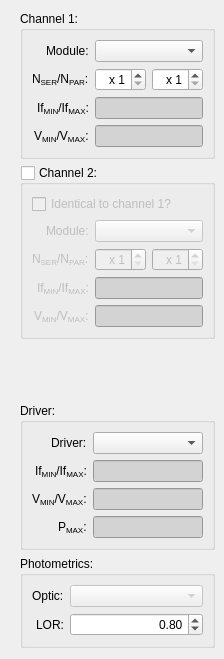
      <widget class="QWidget" name="splitterWidget_1" native="true">
       <property name="sizePolicy">
        <sizepolicy hsizetype="Fixed" vsizetype="Preferred">
         <horstretch>0</horstretch>
         <verstretch>0</verstretch>
        </sizepolicy>
       </property>
       <layout class="QVBoxLayout" name="verticalLayout">
        <property name="rightMargin">
         <number>0</number>
        </property>
        <item>
         <widget class="QWidget" name="widget_LEDs" native="true">
          <layout class="QVBoxLayout" name="verticalLayout_5">
           <property name="topMargin">
            <number>0</number>
           </property>
           <item>
            <widget class="QGroupBox" name="moduleGroupBox_1">
             <property name="title">
              <string>Channel 1:</string>
             </property>
             <layout class="QVBoxLayout" name="verticalLayout_6">
              <item>
               <layout class="QFormLayout" name="moduleFormLayout_1">
                <property name="labelAlignment">
                 <set>Qt::AlignRight|Qt::AlignTrailing|Qt::AlignVCenter</set>
                </property>
                <item row="0" column="0">
                 <widget class="QLabel" name="moduleLabel_1">
                  <property name="text">
                   <string>Module:</string>
                  </property>
                  <property name="buddy">
                   <cstring>moduleComboBox_1</cstring>
                  </property>
                 </widget>
                </item>
                <item row="0" column="1">
                 <widget class="QComboBox" name="moduleComboBox_1">
                  <property name="modelColumn">
                   <number>1</number>
                  </property>
                 </widget>
                </item>
                <item row="1" column="0">
                 <widget class="QLabel" name="n_seriesLabel_1">
                  <property name="text">
                   <string>&lt;html&gt;&lt;head/&gt;&lt;body&gt;&lt;p&gt;N&lt;span style=&quot; vertical-align:sub;&quot;&gt;SER&lt;/span&gt;/N&lt;span style=&quot; vertical-align:sub;&quot;&gt;PAR&lt;/span&gt;:&lt;/p&gt;&lt;/body&gt;&lt;/html&gt;</string>
                  </property>
                  <property name="buddy">
                   <cstring>n_seriesSpinBox_1</cstring>
                  </property>
                 </widget>
                </item>
                <item row="1" column="1">
                 <layout class="QHBoxLayout" name="horizontalLayout_3">
                  <item>
                   <widget class="QSpinBox" name="n_seriesSpinBox_1">
                    <property name="alignment">
                     <set>Qt::AlignRight|Qt::AlignTrailing|Qt::AlignVCenter</set>
                    </property>
                    <property name="correctionMode">
                     <enum>QAbstractSpinBox::CorrectToNearestValue</enum>
                    </property>
                    <property name="prefix">
                     <string>x </string>
                    </property>
                    <property name="minimum">
                     <number>1</number>
                    </property>
                    <property name="maximum">
                     <number>10</number>
                    </property>
                   </widget>
                  </item>
                  <item>
                   <widget class="QSpinBox" name="n_parallelSpinBox_1">
                    <property name="alignment">
                     <set>Qt::AlignRight|Qt::AlignTrailing|Qt::AlignVCenter</set>
                    </property>
                    <property name="correctionMode">
                     <enum>QAbstractSpinBox::CorrectToNearestValue</enum>
                    </property>
                    <property name="prefix">
                     <string>x </string>
                    </property>
                    <property name="minimum">
                     <number>1</number>
                    </property>
                    <property name="maximum">
                     <number>10</number>
                    </property>
                   </widget>
                  </item>
                 </layout>
                </item>
                <item row="2" column="0">
                 <widget class="QLabel" name="module_If_maxLabel_1">
                  <property name="text">
                   <string>&lt;html&gt;&lt;head/&gt;&lt;body&gt;&lt;p&gt;If&lt;span style=&quot; vertical-align:sub;&quot;&gt;MIN&lt;/span&gt;/If&lt;span style=&quot; vertical-align:sub;&quot;&gt;MAX&lt;/span&gt;:&lt;/p&gt;&lt;/body&gt;&lt;/html&gt;</string>
                  </property>
                  <property name="buddy">
                   <cstring>module_If_maxLineEdit_1</cstring>
                  </property>
                 </widget>
                </item>
                <item row="2" column="1">
                 <widget class="QLineEdit" name="module_If_maxLineEdit_1">
                  <property name="styleSheet">
                   <string notr="true">background-color: lightgrey;</string>
                  </property>
                  <property name="alignment">
                   <set>Qt::AlignRight|Qt::AlignTrailing|Qt::AlignVCenter</set>
                  </property>
                  <property name="readOnly">
                   <bool>true</bool>
                  </property>
                 </widget>
                </item>
                <item row="3" column="1">
                 <widget class="QLineEdit" name="module_V_maxLineEdit_1">
                  <property name="styleSheet">
                   <string notr="true">background-color: lightgrey;</string>
                  </property>
                  <property name="alignment">
                   <set>Qt::AlignRight|Qt::AlignTrailing|Qt::AlignVCenter</set>
                  </property>
                  <property name="readOnly">
                   <bool>true</bool>
                  </property>
                 </widget>
                </item>
                <item row="3" column="0">
                 <widget class="QLabel" name="module_V_maxLabel_1">
                  <property name="text">
                   <string>&lt;html&gt;&lt;head/&gt;&lt;body&gt;&lt;p&gt;V&lt;span style=&quot; vertical-align:sub;&quot;&gt;MIN&lt;/span&gt;/V&lt;span style=&quot; vertical-align:sub;&quot;&gt;MAX&lt;/span&gt;:&lt;/p&gt;&lt;/body&gt;&lt;/html&gt;</string>
                  </property>
                 </widget>
                </item>
               </layout>
              </item>
             </layout>
            </widget>
           </item>
           <item>
            <widget class="QGroupBox" name="moduleGroupBox_2">
             <property name="enabled">
              <bool>true</bool>
             </property>
             <property name="title">
              <string>Channel 2:</string>
             </property>
             <property name="checkable">
              <bool>true</bool>
             </property>
             <property name="checked">
              <bool>false</bool>
             </property>
             <layout class="QVBoxLayout" name="verticalLayout_7">
              <item>
               <widget class="QWidget" name="moduleWidget_2" native="true">
                <layout class="QVBoxLayout" name="verticalLayout_8">
                 <property name="leftMargin">
                  <number>0</number>
                 </property>
                 <property name="topMargin">
                  <number>0</number>
                 </property>
                 <property name="rightMargin">
                  <number>0</number>
                 </property>
                 <property name="bottomMargin">
                  <number>0</number>
                 </property>
                 <item>
                  <widget class="QCheckBox" name="checkBox_Copy">
                   <property name="text">
                    <string>Identical to channel 1?</string>
                   </property>
                  </widget>
                 </item>
                 <item>
                  <widget class="QWidget" name="moduleFormWidget_2" native="true">
                   <layout class="QVBoxLayout" name="verticalLayout_9">
                    <property name="leftMargin">
                     <number>0</number>
                    </property>
                    <property name="topMargin">
                     <number>0</number>
                    </property>
                    <property name="rightMargin">
                     <number>0</number>
                    </property>
                    <property name="bottomMargin">
                     <number>0</number>
                    </property>
                    <item>
                     <layout class="QFormLayout" name="moduleFormLayout_2">
                      <property name="labelAlignment">
                       <set>Qt::AlignRight|Qt::AlignTrailing|Qt::AlignVCenter</set>
                      </property>
                      <item row="0" column="0">
                       <widget class="QLabel" name="moduleLabel_2">
                        <property name="text">
                         <string>Module:</string>
                        </property>
                        <property name="buddy">
                         <cstring>moduleComboBox_2</cstring>
                        </property>
                       </widget>
                      </item>
                      <item row="0" column="1">
                       <widget class="QComboBox" name="moduleComboBox_2">
                        <property name="modelColumn">
                         <number>1</number>
                        </property>
                       </widget>
                      </item>
                      <item row="1" column="0">
                       <widget class="QLabel" name="n_seriesLabel_2">
                        <property name="text">
                         <string>&lt;html&gt;&lt;head/&gt;&lt;body&gt;&lt;p&gt;N&lt;span style=&quot; vertical-align:sub;&quot;&gt;SER&lt;/span&gt;/N&lt;span style=&quot; vertical-align:sub;&quot;&gt;PAR&lt;/span&gt;:&lt;/p&gt;&lt;/body&gt;&lt;/html&gt;</string>
                        </property>
                        <property name="buddy">
                         <cstring>n_seriesSpinBox_2</cstring>
                        </property>
                       </widget>
                      </item>
                      <item row="2" column="0">
                       <widget class="QLabel" name="module_If_maxLabel_2">
                        <property name="text">
                         <string>&lt;html&gt;&lt;head/&gt;&lt;body&gt;&lt;p&gt;If&lt;span style=&quot; vertical-align:sub;&quot;&gt;MIN&lt;/span&gt;/If&lt;span style=&quot; vertical-align:sub;&quot;&gt;MAX&lt;/span&gt;:&lt;/p&gt;&lt;/body&gt;&lt;/html&gt;</string>
                        </property>
                        <property name="buddy">
                         <cstring>module_If_maxLineEdit_2</cstring>
                        </property>
                       </widget>
                      </item>
                      <item row="2" column="1">
                       <widget class="QLineEdit" name="module_If_maxLineEdit_2">
                        <property name="styleSheet">
                         <string notr="true">background-color: lightgrey;</string>
                        </property>
                        <property name="alignment">
                         <set>Qt::AlignRight|Qt::AlignTrailing|Qt::AlignVCenter</set>
                        </property>
                        <property name="readOnly">
                         <bool>true</bool>
                        </property>
                       </widget>
                      </item>
                      <item row="1" column="1">
                       <layout class="QHBoxLayout" name="horizontalLayout_4">
                        <item>
                         <widget class="QSpinBox" name="n_seriesSpinBox_2">
                          <property name="alignment">
                           <set>Qt::AlignRight|Qt::AlignTrailing|Qt::AlignVCenter</set>
                          </property>
                          <property name="correctionMode">
                           <enum>QAbstractSpinBox::CorrectToNearestValue</enum>
                          </property>
                          <property name="prefix">
                           <string>x </string>
                          </property>
                          <property name="minimum">
                           <number>1</number>
                          </property>
                          <property name="maximum">
                           <number>10</number>
                          </property>
                         </widget>
                        </item>
                        <item>
                         <widget class="QSpinBox" name="n_parallelSpinBox_2">
                          <property name="alignment">
                           <set>Qt::AlignRight|Qt::AlignTrailing|Qt::AlignVCenter</set>
                          </property>
                          <property name="correctionMode">
                           <enum>QAbstractSpinBox::CorrectToNearestValue</enum>
                          </property>
                          <property name="prefix">
                           <string>x </string>
                          </property>
                          <property name="minimum">
                           <number>1</number>
                          </property>
                          <property name="maximum">
                           <number>10</number>
                          </property>
                         </widget>
                        </item>
                       </layout>
                      </item>
                      <item row="3" column="1">
                       <widget class="QLineEdit" name="module_V_maxLineEdit_2">
                        <property name="styleSheet">
                         <string notr="true">background-color: lightgrey;</string>
                        </property>
                        <property name="alignment">
                         <set>Qt::AlignRight|Qt::AlignTrailing|Qt::AlignVCenter</set>
                        </property>
                        <property name="readOnly">
                         <bool>true</bool>
                        </property>
                       </widget>
                      </item>
                      <item row="3" column="0">
                       <widget class="QLabel" name="module_V_maxLabel_2">
                        <property name="text">
                         <string>&lt;html&gt;&lt;head/&gt;&lt;body&gt;&lt;p&gt;V&lt;span style=&quot; vertical-align:sub;&quot;&gt;MIN&lt;/span&gt;/V&lt;span style=&quot; vertical-align:sub;&quot;&gt;MAX&lt;/span&gt;:&lt;/p&gt;&lt;/body&gt;&lt;/html&gt;</string>
                        </property>
                       </widget>
                      </item>
                     </layout>
                    </item>
                   </layout>
                  </widget>
                 </item>
                </layout>
               </widget>
              </item>
             </layout>
            </widget>
           </item>
          </layout>
         </widget>
        </item>
        <item>
         <spacer name="verticalSpacer_2">
          <property name="orientation">
           <enum>Qt::Vertical</enum>
          </property>
          <property name="sizeHint" stdset="0">
           <size>
            <width>20</width>
            <height>40</height>
           </size>
          </property>
         </spacer>
        </item>
        <item>
         <widget class="QWidget" name="widget_Driver" native="true">
          <layout class="QVBoxLayout" name="verticalLayout_3">
           <property name="bottomMargin">
            <number>0</number>
           </property>
           <item>
            <widget class="QGroupBox" name="groupBox_Driver">
             <property name="title">
              <string>Driver:</string>
             </property>
             <layout class="QVBoxLayout" name="verticalLayout_4">
              <item>
               <layout class="QFormLayout" name="driverFormLayout">
                <property name="labelAlignment">
                 <set>Qt::AlignRight|Qt::AlignTrailing|Qt::AlignVCenter</set>
                </property>
                <item row="0" column="0">
                 <widget class="QLabel" name="driverLabel">
                  <property name="text">
                   <string>Driver:</string>
                  </property>
                  <property name="buddy">
                   <cstring>driverComboBox</cstring>
                  </property>
                 </widget>
                </item>
                <item row="0" column="1">
                 <widget class="QComboBox" name="driverComboBox">
                  <property name="modelColumn">
                   <number>1</number>
                  </property>
                 </widget>
                </item>
                <item row="1" column="0">
                 <widget class="QLabel" name="driver_If_maxLabel">
                  <property name="text">
                   <string>&lt;html&gt;&lt;head/&gt;&lt;body&gt;&lt;p&gt;If&lt;span style=&quot; vertical-align:sub;&quot;&gt;MIN&lt;/span&gt;/If&lt;span style=&quot; vertical-align:sub;&quot;&gt;MAX&lt;/span&gt;:&lt;/p&gt;&lt;/body&gt;&lt;/html&gt;</string>
                  </property>
                  <property name="buddy">
                   <cstring>driver_If_maxLineEdit</cstring>
                  </property>
                 </widget>
                </item>
                <item row="1" column="1">
                 <widget class="QLineEdit" name="driver_If_maxLineEdit">
                  <property name="styleSheet">
                   <string notr="true">background-color: lightgrey;</string>
                  </property>
                  <property name="alignment">
                   <set>Qt::AlignRight|Qt::AlignTrailing|Qt::AlignVCenter</set>
                  </property>
                  <property name="readOnly">
                   <bool>true</bool>
                  </property>
                 </widget>
                </item>
                <item row="2" column="0">
                 <widget class="QLabel" name="driver_V_maxLabel">
                  <property name="text">
                   <string>&lt;html&gt;&lt;head/&gt;&lt;body&gt;&lt;p&gt;V&lt;span style=&quot; vertical-align:sub;&quot;&gt;MIN&lt;/span&gt;/V&lt;span style=&quot; vertical-align:sub;&quot;&gt;MAX&lt;/span&gt;:&lt;/p&gt;&lt;/body&gt;&lt;/html&gt;</string>
                  </property>
                  <property name="buddy">
                   <cstring>driver_V_maxLineEdit</cstring>
                  </property>
                 </widget>
                </item>
                <item row="2" column="1">
                 <widget class="QLineEdit" name="driver_V_maxLineEdit">
                  <property name="styleSheet">
                   <string notr="true">background-color: lightgrey;</string>
                  </property>
                  <property name="alignment">
                   <set>Qt::AlignRight|Qt::AlignTrailing|Qt::AlignVCenter</set>
                  </property>
                  <property name="readOnly">
                   <bool>true</bool>
                  </property>
                 </widget>
                </item>
                <item row="3" column="0">
                 <widget class="QLabel" name="driver_P_maxLabel">
                  <property name="text">
                   <string>&lt;html&gt;&lt;head/&gt;&lt;body&gt;&lt;p&gt;P&lt;span style=&quot; vertical-align:sub;&quot;&gt;MAX&lt;/span&gt;:&lt;/p&gt;&lt;/body&gt;&lt;/html&gt;</string>
                  </property>
                  <property name="buddy">
                   <cstring>driver_P_maxLineEdit</cstring>
                  </property>
                 </widget>
                </item>
                <item row="3" column="1">
                 <widget class="QLineEdit" name="driver_P_maxLineEdit">
                  <property name="styleSheet">
                   <string notr="true">background-color: lightgrey;</string>
                  </property>
                  <property name="alignment">
                   <set>Qt::AlignRight|Qt::AlignTrailing|Qt::AlignVCenter</set>
                  </property>
                  <property name="readOnly">
                   <bool>true</bool>
                  </property>
                 </widget>
                </item>
               </layout>
              </item>
             </layout>
            </widget>
           </item>
           <item>
            <widget class="QGroupBox" name="groupBox_5">
             <property name="title">
              <string>Photometrics:</string>
             </property>
             <layout class="QVBoxLayout" name="verticalLayout_20">
              <item>
               <layout class="QFormLayout" name="formLayout_8">
                <property name="labelAlignment">
                 <set>Qt::AlignRight|Qt::AlignTrailing|Qt::AlignVCenter</set>
                </property>
                <item row="0" column="0">
                 <widget class="QLabel" name="opticLabel_3">
                  <property name="text">
                   <string>Optic:</string>
                  </property>
                  <property name="buddy">
                   <cstring>opticComboBox_3</cstring>
                  </property>
                 </widget>
                </item>
                <item row="0" column="1">
                 <widget class="QComboBox" name="opticComboBox_3">
                  <property name="enabled">
                   <bool>false</bool>
                  </property>
                 </widget>
                </item>
                <item row="1" column="0">
                 <widget class="QLabel" name="lORLabel_3">
                  <property name="text">
                   <string>LOR:</string>
                  </property>
                  <property name="buddy">
                   <cstring>LOR_DoubleSpinBox</cstring>
                  </property>
                 </widget>
                </item>
                <item row="1" column="1">
                 <widget class="QDoubleSpinBox" name="LOR_DoubleSpinBox">
                  <property name="alignment">
                   <set>Qt::AlignRight|Qt::AlignTrailing|Qt::AlignVCenter</set>
                  </property>
                  <property name="correctionMode">
                   <enum>QAbstractSpinBox::CorrectToNearestValue</enum>
                  </property>
                  <property name="minimum">
                   <double>0.500000000000000</double>
                  </property>
                  <property name="maximum">
                   <double>1.000000000000000</double>
                  </property>
                  <property name="singleStep">
                   <double>0.010000000000000</double>
                  </property>
                  <property name="value">
                   <double>0.800000000000000</double>
                  </property>
                 </widget>
                </item>
               </layout>
              </item>
             </layout>
            </widget>
           </item>
          </layout>
         </widget>
        </item>
       </layout>
      </widget>
